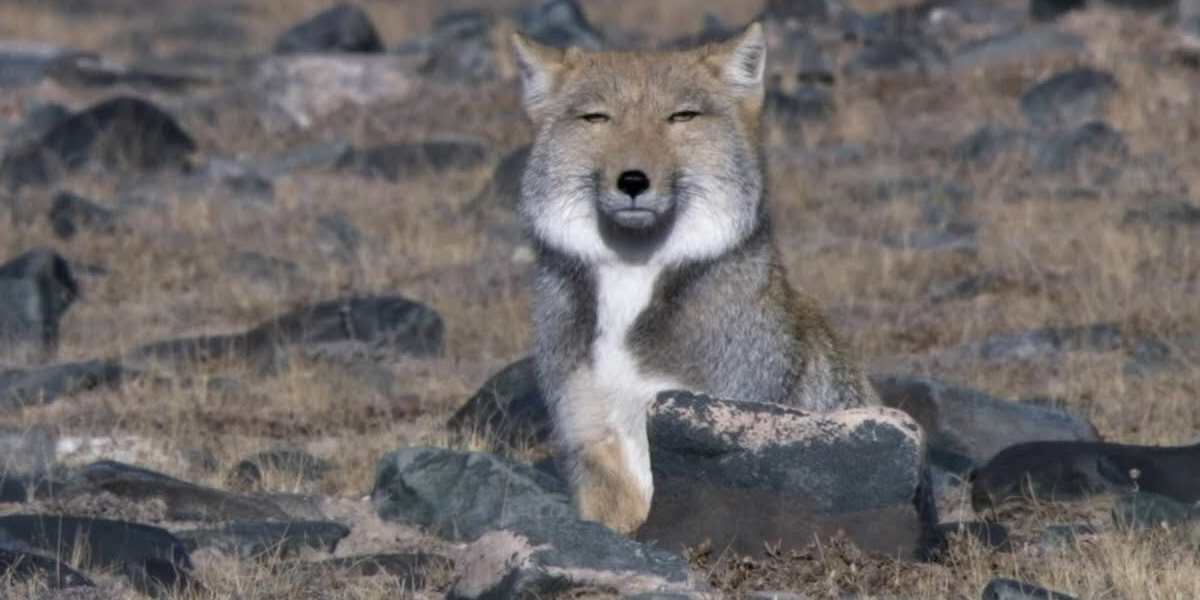
//> input picture Weight Pyramid, Sobel Mask/tibetfox.bmp, 1200 x 600 px
$ ./p5-2   (built with g++ and OpenCV 4)
//> lines starting //> are read from the running program, lines starting //| are printed output that depends on the picture
### Weight Pyramid, Sobel Mask/filter.hpp
#pragma once
#include "opencv2\opencv.hpp"

class Filter
{
protected:
	int maskSize;
	double** mask;
	void AllocateMask();

public:
	Filter() : maskSize(0), mask(NULL) {}
	~Filter();
	virtual void CreateMask() = 0;
	void Convolute(cv::InputArray& input_image, cv::OutputArray& output_image);
};

class SobelFilterY : public Filter
{
public:
	void CreateMask();
};

class SobelFilterX : public Filter
{
public:
	void CreateMask();
};

### Weight Pyramid, Sobel Mask/filter.cpp
#include "filter.hpp"

Filter::~Filter()
{
	if (mask != nullptr)
	{
		for (int i = 0; i < maskSize; ++i)
		{
			delete[] mask[i];
		}
		delete[] mask;
	}
}

void Filter::AllocateMask()
{
	mask = new double* [maskSize];

	for (int i = 0; i < maskSize; ++i)
	{
		mask[i] = new double[maskSize] { 0.0, };
	}
}

void Filter::Convolute(cv::InputArray& input_image, cv::OutputArray& output_image)
{
	output_image.create(input_image.size(), CV_8UC1);

	cv::Mat input_mat = input_image.getMat();
	cv::Mat output_mat = output_image.getMat();

	int halfSize = maskSize / 2;
	for (int y = halfSize; y < input_mat.rows - halfSize; y++)
	{
		for (int x = halfSize; x < input_mat.cols - halfSize; x++)
		{
			double sum = 0;

			for (int dy = -halfSize; dy <= halfSize; ++dy)
				for (int dx = -halfSize; dx <= halfSize; ++dx)
					sum += input_mat.at<uchar>(y + dy, x + dx) * mask[dy + halfSize][dx + halfSize];

			output_mat.at<uchar>(y, x) = cv::saturate_cast<uchar>(sum);
		}
	}
}


void SobelFilterY::CreateMask()
{
	maskSize = 3;

	AllocateMask();

	/**
	 * Y방향 Sobel Filter를 구현합니다.
	 * mask 변수에 Sobel Filter Mask를 할당합니다.
	 */
	 // ** 지금부터 코드를 작성하세요. 이 줄은 지우시면 안 됩니다 **
	mask[0][0] = -1;
	mask[0][1] = -2;
	mask[0][2] = -1;
	mask[1][0] = 0;
	mask[1][1] = 0;
	mask[1][2] = 0;
	mask[2][0] = 1;
	mask[2][1] = 2;
	mask[2][2] = 1;
	// ** 여기까지 코드를 작성하세요. 이 줄은 지우시면 안 됩니다 **
}

void SobelFilterX::CreateMask()
{
	maskSize = 3;

	AllocateMask();

	/**
	 * X방향 Sobel Filter를 구현합니다.
	 * mask 변수에 Sobel Filter Mask를 할당합니다.
	 */
	 // ** 지금부터 코드를 작성하세요. 이 줄은 지우시면 안 됩니다 **
	mask[0][0] = -1;
	mask[0][1] = 0;
	mask[0][2] = 1;
	mask[1][0] = -2;
	mask[1][1] = 0;
	mask[1][2] = 2;
	mask[2][0] = -1;
	mask[2][1] = 0;
	mask[2][2] = 1;
	// ** 여기까지 코드를 작성하세요. 이 줄은 지우시면 안 됩니다 **
}

### Weight Pyramid, Sobel Mask/p5-2.cpp

#include "opencv2/opencv.hpp"
#include "filter.hpp"

int main()
{
	cv::Mat original_image, sobelXOut, sobelYOut;
	original_image = cv::imread("tibetfox.bmp", cv::IMREAD_GRAYSCALE);
//> original_image: 600 rows x 1200 cols, CV_8UC1; min 0, max 246, mean 105.6

	imshow("original", original_image);

	// SobelFilterY의 CreateMask()를 구현하세요.
	SobelFilterY sobelYFilter;
	sobelYFilter.CreateMask();
	sobelYFilter.Convolute(original_image, sobelYOut);
//> after the loop in Convolute, `for (int y = halfSize; y < input_mat.rows - halfSize; y++)`:
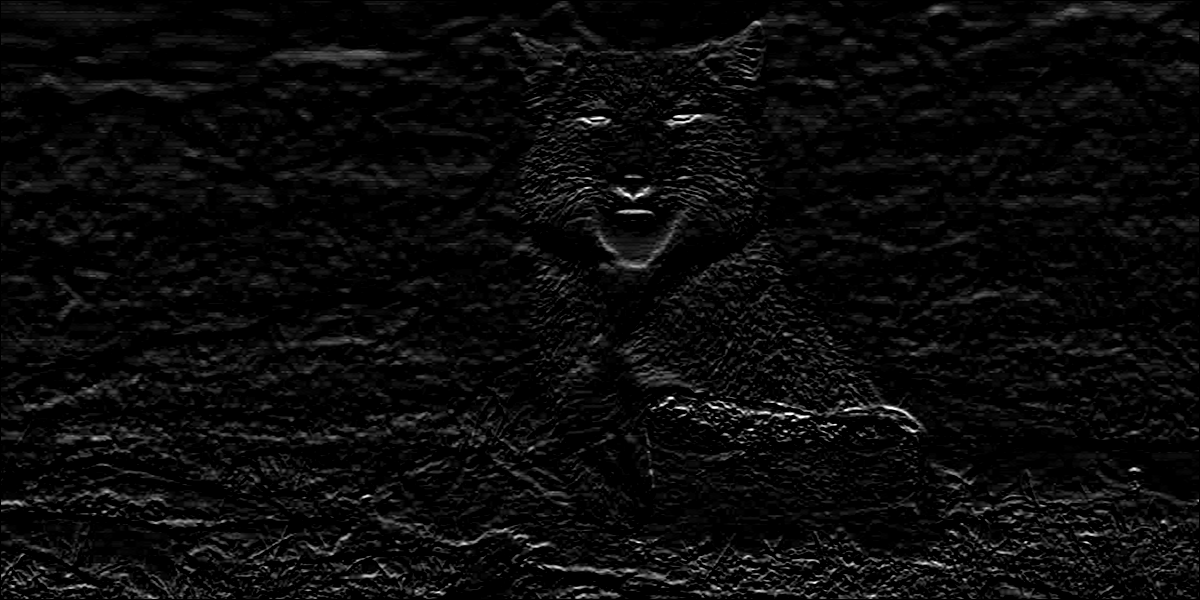
//> output_mat: 600 rows x 1200 cols, CV_8UC1; min 0, max 255, mean 10.6

	// SobelFilterX의 CreateMask()를 구현하세요.
	SobelFilterX sobelXFilter;
	sobelXFilter.CreateMask();
	sobelXFilter.Convolute(original_image, sobelXOut);
//> after the loop in Convolute (call 2), `for (int y = halfSize; y < input_mat.rows - halfSize; y++)`:
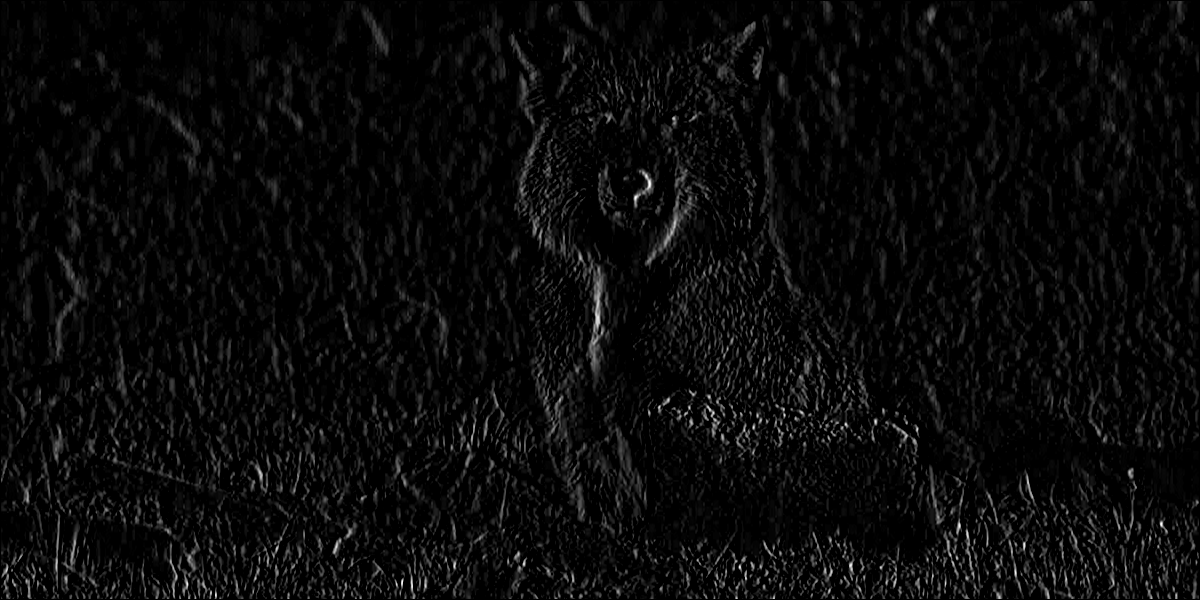
//> output_mat: 600 rows x 1200 cols, CV_8UC1; min 0, max 255, mean 10

	cv::Mat edgeStrength;
	edgeStrength.create(original_image.size(), CV_8UC1);

	/**
	 * sobelYOut과 sobelXOut을 이용하여 Edge Strength Map을 구하세요.
	 */
	 // ** 지금부터 코드를 작성하세요. 이 줄은 지우시면 안 됩니다 **
	for (int h = 0; h < edgeStrength.rows; h++)
	{
		for (int w = 0; w < edgeStrength.cols; w++)
		{
			edgeStrength.at<uchar>(h, w) = sobelYOut.at<uchar>(h, w) + sobelXOut.at<uchar>(h, w);
		}
	}
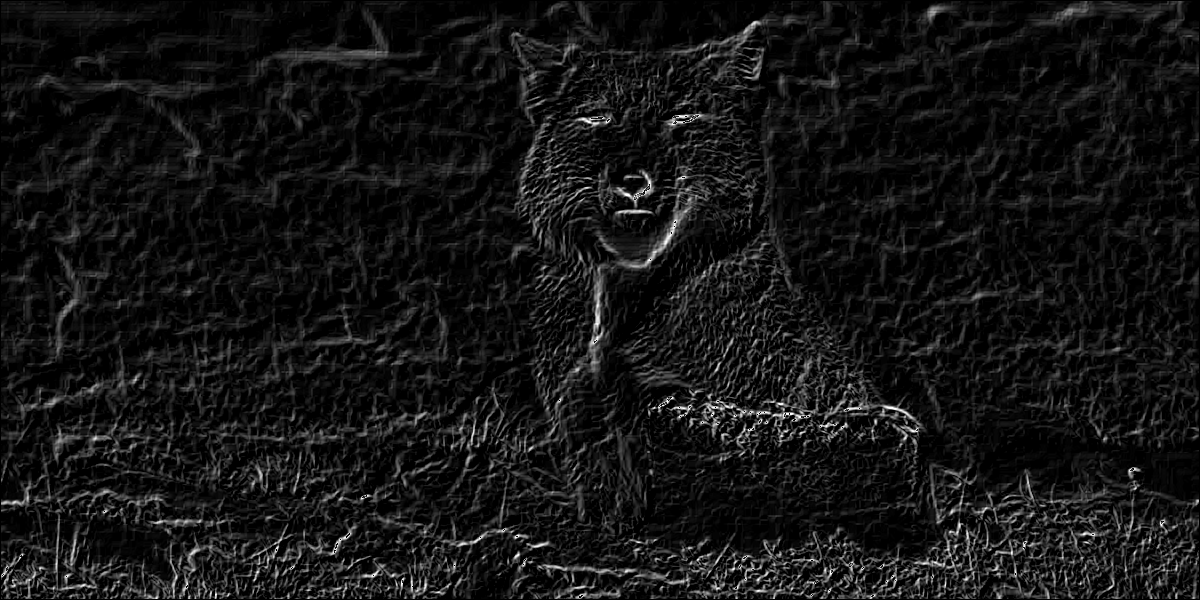
//> edgeStrength: 600 rows x 1200 cols, CV_8UC1; min 0, max 255, mean 20.4
	// ** 여기까지 코드를 작성하세요. 이 줄은 지우시면 안 됩니다 **

	cv::imshow("sobelY-Output", sobelYOut);
	cv::imshow("sobelX-Output", sobelXOut);
	cv::imshow("Edge Strength", edgeStrength);
	cv::waitKey();

	// 이미지를 파일로 저장한다.
	cv::imwrite("tibetfox_y.bmp", sobelYOut);
	cv::imwrite("tibetfox_x.bmp", sobelXOut);
	cv::imwrite("tibetfox_strength.bmp", edgeStrength);
	std::cout << "파일 저장 완료!" << std::endl;
}

$ run again, with Weight Pyramid, Sobel Mask/cat.bmp copied over Weight Pyramid, Sobel Mask/tibetfox.bmp
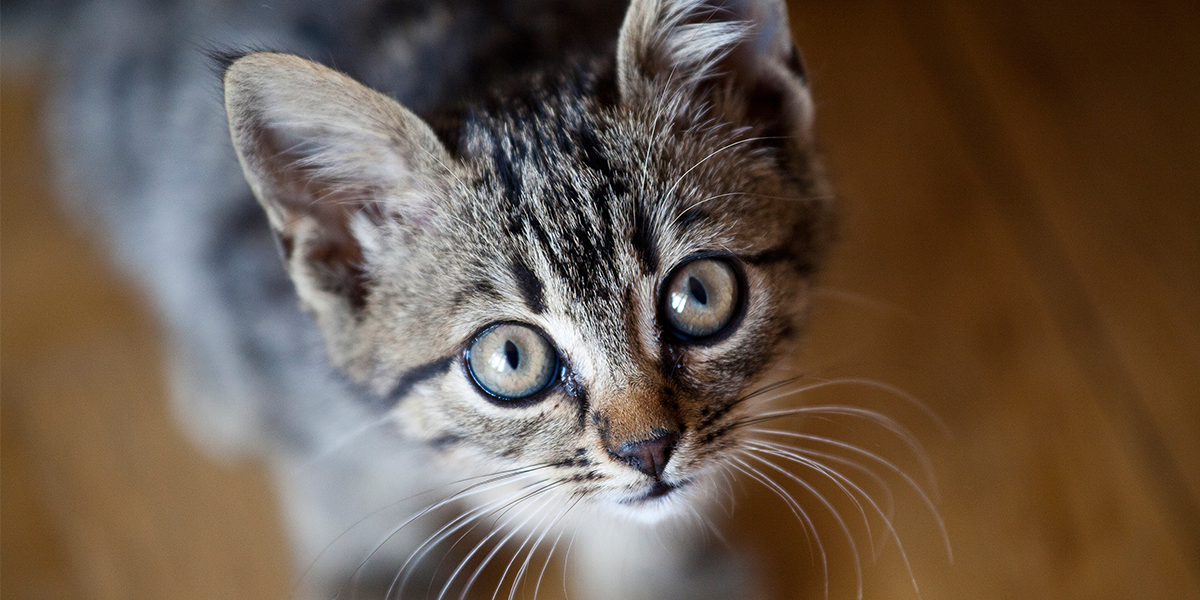
//> input picture Weight Pyramid, Sobel Mask/cat.bmp, 1200 x 600 px
//> `original_image = cv::imread("tibetfox.bmp", cv::IMREAD_GRAYSCALE);`:
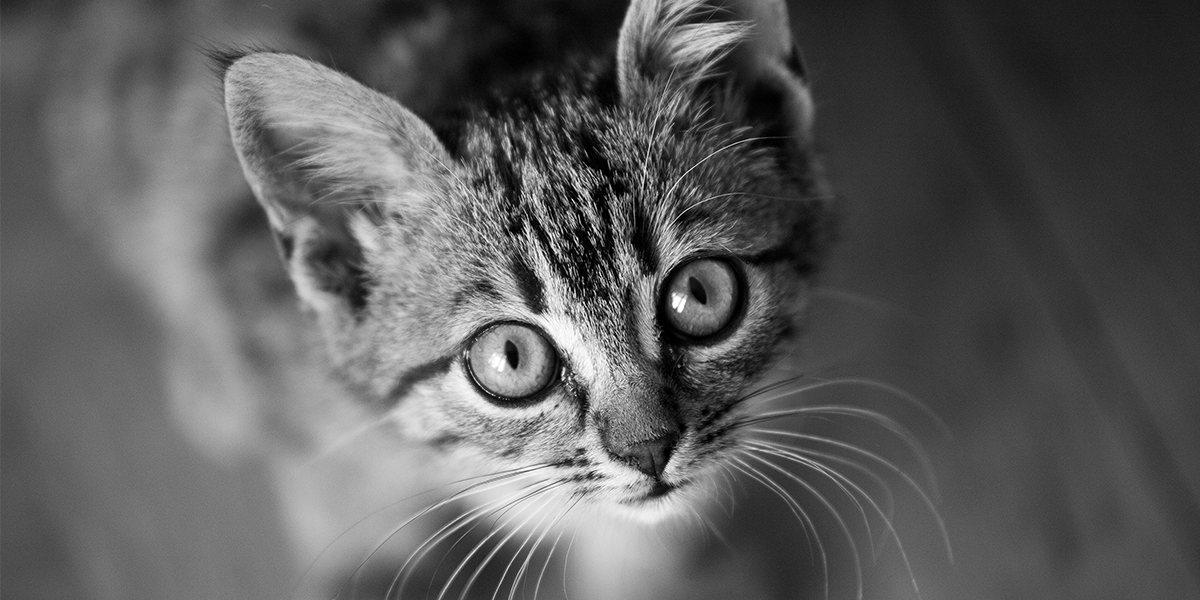
//> original_image: 600 rows x 1200 cols, CV_8UC1; min 0, max 255, mean 91.8
//> after the loop `for (int h = 0; h < edgeStrength.rows; h++)`:
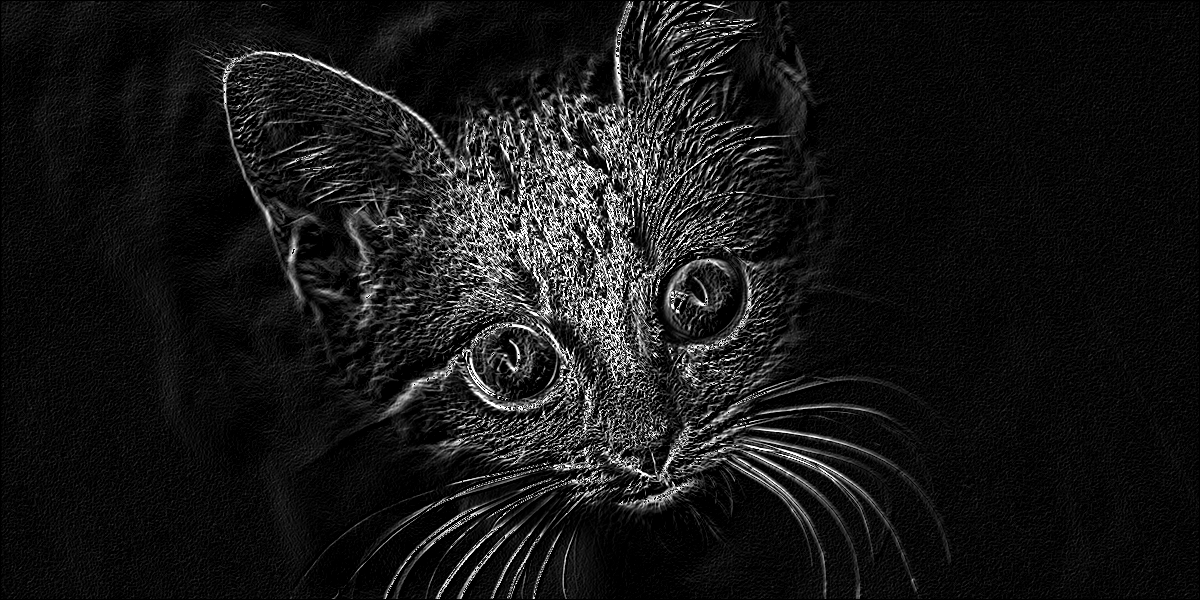
//> edgeStrength: 600 rows x 1200 cols, CV_8UC1; min 0, max 255, mean 23.6
